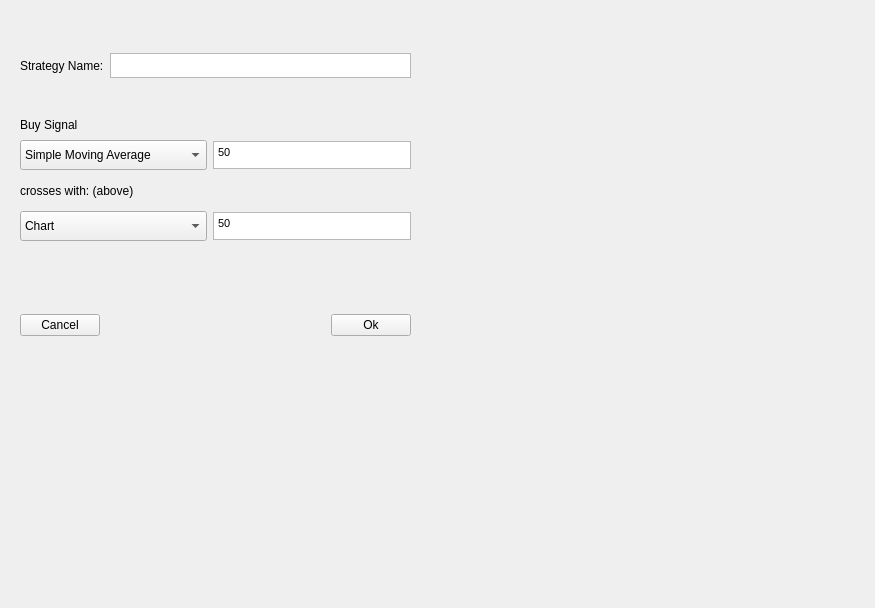
<?xml version="1.0" encoding="UTF-8"?>
<ui version="4.0">
 <class>addStrategy</class>
 <widget class="QWidget" name="addStrategy">
  <property name="geometry">
   <rect>
    <x>0</x>
    <y>0</y>
    <width>875</width>
    <height>608</height>
   </rect>
  </property>
  <property name="focusPolicy">
   <enum>Qt::ClickFocus</enum>
  </property>
  <property name="windowTitle">
   <string>AddStrategy</string>
  </property>
  <widget class="QWidget" name="verticalLayoutWidget">
   <property name="geometry">
    <rect>
     <x>20</x>
     <y>140</y>
     <width>391</width>
     <height>101</height>
    </rect>
   </property>
   <layout class="QGridLayout" name="gridLayout">
    <item row="2" column="0">
     <widget class="QComboBox" name="secondaryComboBox">
      <property name="minimumSize">
       <size>
        <width>0</width>
        <height>30</height>
       </size>
      </property>
      <item>
       <property name="text">
        <string>Chart</string>
       </property>
      </item>
      <item>
       <property name="text">
        <string>Simple Moving Average</string>
       </property>
      </item>
      <item>
       <property name="text">
        <string>Exponential Moving Average</string>
       </property>
      </item>
     </widget>
    </item>
    <item row="0" column="0">
     <widget class="QComboBox" name="primaryComboBox">
      <property name="minimumSize">
       <size>
        <width>0</width>
        <height>30</height>
       </size>
      </property>
      <item>
       <property name="text">
        <string>Simple Moving Average</string>
       </property>
      </item>
      <item>
       <property name="text">
        <string>Exponential Moving Average</string>
       </property>
      </item>
      <item>
       <property name="text">
        <string>Relative Strength Index</string>
       </property>
      </item>
     </widget>
    </item>
    <item row="2" column="1">
     <widget class="QTextEdit" name="movingAverageNumber2">
      <property name="maximumSize">
       <size>
        <width>9999</width>
        <height>28</height>
       </size>
      </property>
      <property name="html">
       <string>&lt;!DOCTYPE HTML PUBLIC &quot;-//W3C//DTD HTML 4.0//EN&quot; &quot;http://www.w3.org/TR/REC-html40/strict.dtd&quot;&gt;
&lt;html&gt;&lt;head&gt;&lt;meta name=&quot;qrichtext&quot; content=&quot;1&quot; /&gt;&lt;style type=&quot;text/css&quot;&gt;
p, li { white-space: pre-wrap; }
&lt;/style&gt;&lt;/head&gt;&lt;body style=&quot; font-family:'MS Shell Dlg 2'; font-size:8pt; font-weight:400; font-style:normal;&quot;&gt;
&lt;p style=&quot; margin-top:0px; margin-bottom:0px; margin-left:0px; margin-right:0px; -qt-block-indent:0; text-indent:0px;&quot;&gt;50&lt;/p&gt;&lt;/body&gt;&lt;/html&gt;</string>
      </property>
     </widget>
    </item>
    <item row="0" column="1">
     <widget class="QTextEdit" name="movingAverageNumber">
      <property name="maximumSize">
       <size>
        <width>9999</width>
        <height>28</height>
       </size>
      </property>
      <property name="html">
       <string>&lt;!DOCTYPE HTML PUBLIC &quot;-//W3C//DTD HTML 4.0//EN&quot; &quot;http://www.w3.org/TR/REC-html40/strict.dtd&quot;&gt;
&lt;html&gt;&lt;head&gt;&lt;meta name=&quot;qrichtext&quot; content=&quot;1&quot; /&gt;&lt;style type=&quot;text/css&quot;&gt;
p, li { white-space: pre-wrap; }
&lt;/style&gt;&lt;/head&gt;&lt;body style=&quot; font-family:'MS Shell Dlg 2'; font-size:8pt; font-weight:400; font-style:normal;&quot;&gt;
&lt;p style=&quot; margin-top:0px; margin-bottom:0px; margin-left:0px; margin-right:0px; -qt-block-indent:0; text-indent:0px;&quot;&gt;50&lt;/p&gt;&lt;/body&gt;&lt;/html&gt;</string>
      </property>
     </widget>
    </item>
    <item row="1" column="0">
     <widget class="QLabel" name="label_3">
      <property name="text">
       <string>crosses with: (above)</string>
      </property>
     </widget>
    </item>
   </layout>
  </widget>
  <widget class="QWidget" name="horizontalLayoutWidget">
   <property name="geometry">
    <rect>
     <x>20</x>
     <y>300</y>
     <width>391</width>
     <height>51</height>
    </rect>
   </property>
   <layout class="QHBoxLayout" name="horizontalLayout">
    <item>
     <widget class="QPushButton" name="buttonCancel">
      <property name="text">
       <string>Cancel</string>
      </property>
     </widget>
    </item>
    <item>
     <spacer name="horizontalSpacer">
      <property name="orientation">
       <enum>Qt::Horizontal</enum>
      </property>
      <property name="sizeHint" stdset="0">
       <size>
        <width>40</width>
        <height>20</height>
       </size>
      </property>
     </spacer>
    </item>
    <item>
     <widget class="QPushButton" name="buttonOk">
      <property name="text">
       <string>Ok</string>
      </property>
     </widget>
    </item>
   </layout>
  </widget>
  <widget class="QWidget" name="horizontalLayoutWidget_2">
   <property name="geometry">
    <rect>
     <x>20</x>
     <y>30</y>
     <width>391</width>
     <height>71</height>
    </rect>
   </property>
   <layout class="QHBoxLayout" name="horizontalLayout_2">
    <item>
     <widget class="QLabel" name="label">
      <property name="text">
       <string>Strategy Name:</string>
      </property>
     </widget>
    </item>
    <item>
     <widget class="QTextEdit" name="strategyName">
      <property name="maximumSize">
       <size>
        <width>16777215</width>
        <height>25</height>
       </size>
      </property>
      <property name="html">
       <string>&lt;!DOCTYPE HTML PUBLIC &quot;-//W3C//DTD HTML 4.0//EN&quot; &quot;http://www.w3.org/TR/REC-html40/strict.dtd&quot;&gt;
&lt;html&gt;&lt;head&gt;&lt;meta name=&quot;qrichtext&quot; content=&quot;1&quot; /&gt;&lt;style type=&quot;text/css&quot;&gt;
p, li { white-space: pre-wrap; }
&lt;/style&gt;&lt;/head&gt;&lt;body style=&quot; font-family:'MS Shell Dlg 2'; font-size:8pt; font-weight:400; font-style:normal;&quot;&gt;
&lt;p style=&quot;-qt-paragraph-type:empty; margin-top:0px; margin-bottom:0px; margin-left:0px; margin-right:0px; -qt-block-indent:0; text-indent:0px;&quot;&gt;&lt;br /&gt;&lt;/p&gt;&lt;/body&gt;&lt;/html&gt;</string>
      </property>
     </widget>
    </item>
   </layout>
  </widget>
  <widget class="QLabel" name="label_2">
   <property name="geometry">
    <rect>
     <x>20</x>
     <y>110</y>
     <width>121</width>
     <height>30</height>
    </rect>
   </property>
   <property name="text">
    <string>Buy Signal</string>
   </property>
  </widget>
  <widget class="QLabel" name="hint_label">
   <property name="enabled">
    <bool>false</bool>
   </property>
   <property name="geometry">
    <rect>
     <x>20</x>
     <y>250</y>
     <width>391</width>
     <height>41</height>
    </rect>
   </property>
   <property name="text">
    <string/>
   </property>
  </widget>
 </widget>
 <resources/>
 <connections/>
</ui>
